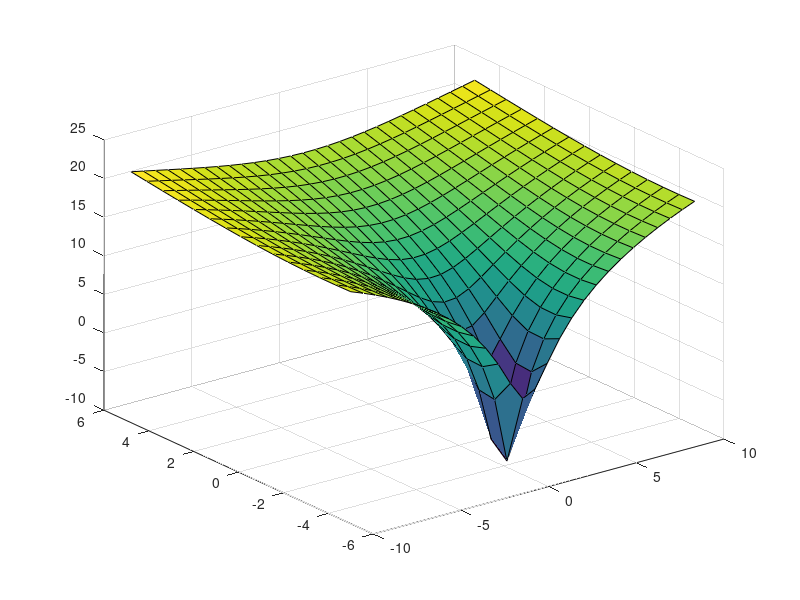

MATLAB code to generate this figure:
%[X,Y] = meshgrid(-8:.5:8);
%R = sqrt(X.^2 + Y.^2) + eps;
%Z = sin(R)./R;

%figure
%mesh(X,Y,Z)

%Gs = (s^2+2s-8)/(s-2);
w = [-10:0.7:10]; %rad/s
d = [-5: 0.7: 5]; %1/s

[W,D] = meshgrid(w,d);

s = D + 1i * W;
F = 20*log10(abs(((s.^2 + 2.*s)-8)./(s-2)));

figure
surf(W,D,F)